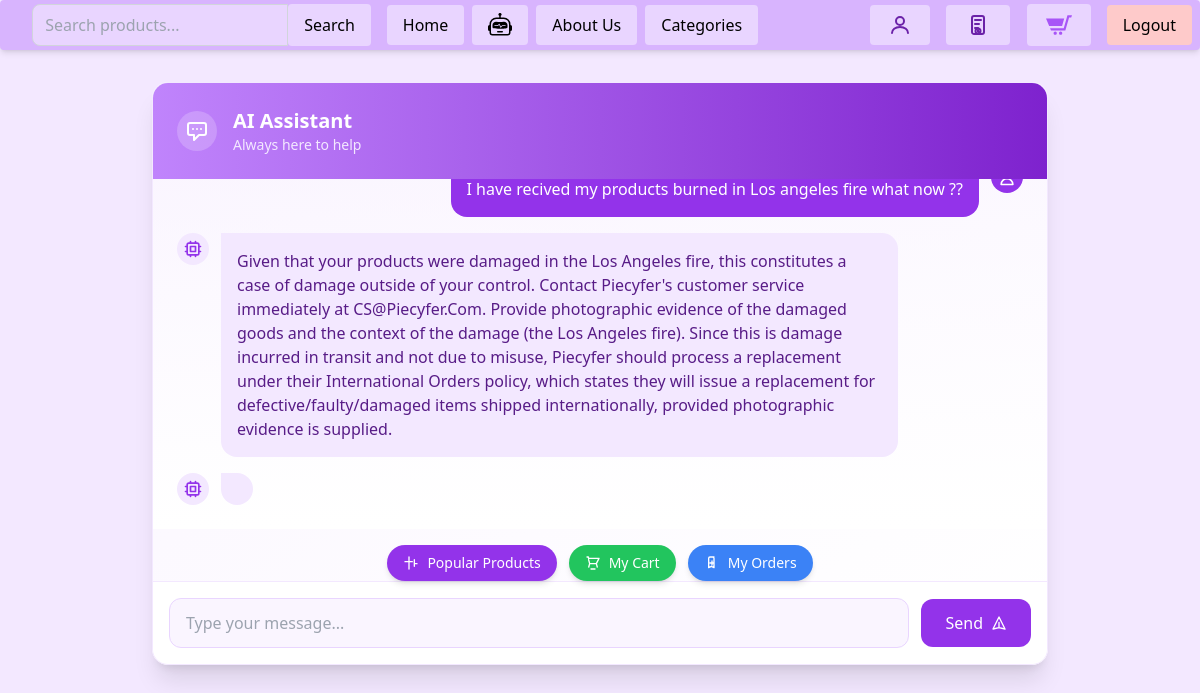
/chatbot/chat/ (signed in), run on the app's committed database.
### chatbot/models.py (models this page shows, shortened)
class ChatHistory(models.Model):
    user = models.ForeignKey(
        settings.AUTH_USER_MODEL,
        on_delete=models.CASCADE,
        null=True,
        blank=True,
        related_name="chat_histories"
    )
    user_message = models.TextField()
    bot_response = models.TextField()
    timestamp = models.DateTimeField(auto_now_add=True)

### chatbot/views.py (the view)
# urls.py: path('chat/', views.chatbot_view, name='chatbot'),
def chatbot_view(request):
    if request.user.is_authenticated:
        chat_history = ChatHistory.objects.filter(user=request.user).order_by('timestamp')
    else:
        chat_history = None
    return render(request, 'chatbot/chat.html', {'chat_history': chat_history})

### display/context_processors.py (called while the page is built)
def categories(request):
    return {
        'categories': Category.objects.all()
    }

### chatbot/templates/chatbot/chat.html (shortened to what this page needs)
{% extends 'base.html' %}
{% block content %}
<div class="min-h-screen bg-purple-100 p-4 md:p-8">
    <div class="max-w-4xl mx-auto bg-gradient-to-br from-purple-50 to-white rounded-2xl">
        <div class="bg-gradient-to-br from-purple-50 to-white rounded-2xl shadow-xl overflow-hidden border border-purple-100">
            <div class="bg-gradient-to-r from-purple-400 to-purple-700 text-white p-6">
                <div class="flex items-center space-x-4">
                    <div class="w-10 h-10 bg-white/20 rounded-full flex items-center justify-center">
                        <svg xmlns="http://www.w3.org/2000/svg" class="h-6 w-6" fill="none" viewBox="0 0 24 24" stroke="currentColor">
                            <path stroke-linecap="round" stroke-linejoin="round" stroke-width="2" d="M8 10h.01M12 10h.01M16 10h.01M9 16H5a2 2 0 01-2-2V6a2 2 0 012-2h14a2 2 0 012 2v8a2 2 0 01-2 2h-5l-5 5v-5z" />
                        </svg>
                    </div>
                    <div>
                        <h2 class="text-xl font-semibold">AI Assistant</h2>
                        <p class="text-purple-100 text-sm">Always here to help</p>
                    </div>
                </div>
            </div>
            <div id="chat-box" class="h-[350px] overflow-y-auto p-6 bg-gradient-to-b from-purple-50/50 to-white space-y-4">
                {% if chat_history %}
                {% for chat in chat_history %}
                    <div class="flex items-start flex-row-reverse space-x-3 space-x-reverse">
                        <div class="w-8 h-8 bg-purple-600 rounded-full flex items-center justify-center">
                            <svg xmlns="http://www.w3.org/2000/svg" class="h-5 w-5 text-white" fill="none" viewBox="0 0 24 24" stroke="currentColor">
                                <path stroke-linecap="round" stroke-linejoin="round" stroke-width="2" d="M16 7a4 4 0 11-8 0 4 4 0 018 0zM12 14a7 7 0 00-7 7h14a7 7 0 00-7-7z" />
                            </svg>
                        </div>
                        <div class="bg-purple-600 text-white rounded-2xl rounded-tr-none p-4 max-w-[80%]">
                            <p>{{ chat.user_message }}</p>
                        </div>
                    </div>
                    <div class="flex items-start space-x-3">
                        <div class="w-8 h-8 bg-purple-100 rounded-full flex items-center justify-center">
                        </div>
                        <div class="bg-purple-100 rounded-2xl rounded-tl-none p-4 max-w-[80%]">
                            <p class="text-purple-900">{{ chat.bot_response }}</p>
                        </div>
                    </div>
                {% endfor %}
            {% endif %}
                <div class="flex items-start space-x-3">
                    <div class="w-8 h-8 bg-purple-100 rounded-full flex items-center justify-center">
                    </div>
<div class="bg-purple-100 rounded-2xl rounded-tl-none p-4 max-w-[80%]">
</div>
                </div>
            </div>
<div class="quick-replies mt-4 flex flex-wrap gap-3 justify-center">
    <button
        onclick="sendQuickReply('Show me popular products')"
        class="flex items-center gap-2 px-4 py-2 bg-purple-600 text-white text-sm font-medium rounded-full shadow-md hover:bg-purple-700 hover:shadow-lg transition transform hover:-translate-y-1 hover:scale-105 focus:outline-none"
    >
        <svg xmlns="http://www.w3.org/2000/svg" class="h-4 w-4 text-white" fill="none" viewBox="0 0 24 24" stroke="currentColor">
            <path stroke-linecap="round" stroke-linejoin="round" stroke-width="2" d="M3 10h11M9 21V3m12 10h-4m0 0V7m0 6v4" />
        </svg>
        Popular Products
    </button>
    <button
        onclick="sendQuickReply('Show my cart')"
        class="flex items-center gap-2 px-4 py-2 bg-green-500 text-white text-sm font-medium rounded-full shadow-md hover:bg-green-600 hover:shadow-lg transition transform hover:-translate-y-1 hover:scale-105 focus:outline-none"
    >
        <svg xmlns="http://www.w3.org/2000/svg" class="h-4 w-4 text-white" fill="none" viewBox="0 0 24 24" stroke="currentColor">
            <path stroke-linecap="round" stroke-linejoin="round" stroke-width="2" d="M3 3h2l.4 2M7 13h10l4-8H5.4M7 13L5.4 7M7 13l-1.4 5M17 13l1.4 5M9 21h6" />
        </svg>
        My Cart
    </button>
    <button
        onclick="sendQuickReply('Show my orders')"
        class="flex items-center gap-2 px-4 py-2 bg-blue-500 text-white text-sm font-medium rounded-full shadow-md hover:bg-blue-600 hover:shadow-lg transition transform hover:-translate-y-1 hover:scale-105 focus:outline-none"
    >
        <svg xmlns="http://www.w3.org/2000/svg" class="h-4 w-4 text-white" fill="none" viewBox="0 0 24 24" stroke="currentColor">
            <path stroke-linecap="round" stroke-linejoin="round" stroke-width="2" d="M9 12h6m-3-3v6m3-12h-6a2 2 0 00-2 2v14l4-2 4 2V5a2 2 0 00-2-2z" />
        </svg>
        My Orders
    </button>
</div>
            <div class="p-4 bg-white border-t border-purple-100">
                <div class="flex items-center space-x-3">
                    <input
                        type="text"
                        id="user-input"
                        placeholder="Type your message..."
                        class="flex-1 px-4 py-3 bg-purple-50 border border-purple-200 rounded-xl focus:outline-none focus:ring-2 focus:ring-purple-400 focus:border-purple-400 transition-all"
                    />
                    <button
                        onclick="sendMessage()"
                        class="px-6 py-3 bg-purple-600 hover:bg-purple-700 text-white rounded-xl transition-colors duration-200 flex items-center space-x-2"
                    >
                        <span>Send</span>
                        <svg xmlns="http://www.w3.org/2000/svg" class="h-4 w-4" fill="none" viewBox="0 0 24 24" stroke="currentColor">
                            <path stroke-linecap="round" stroke-linejoin="round" stroke-width="2" d="M12 19l9 2-9-18-9 18 9-2zm0 0v-8" />
                        </svg>
                    </button>
                </div>
            </div>
        </div>
    </div>
</div>
{% endblock %}

### data on the page
ChatHistory: user_message "I have recived my products burned in Los angeles fire what now ??", bot_response "Given that your products were damaged in the Los Angeles fire, this constitutes a case of damage outside of your control. Contact Piecyfer's customer service immediately at CS@Piecyfer.Com. Provide photographic evidence of the damaged goods and the context of the damage (the Los Angeles fire). Since this is damage incurred in transit and not due to misuse, Piecyfer should process a replacement under their International Orders policy, which states they will issue a replacement for defective/faulty/damaged items shipped internationally, provided photographic evidence is supplied."
